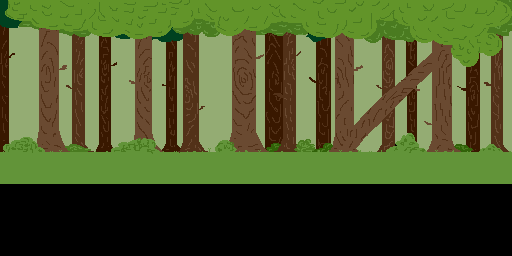

Rendered tile map (Tiled .tmx) drawn with the repository's tilesets; below, a short description and the full map source, tile grids included:
An orthogonal 64x32 tile map with 8x8 px tiles, 1 tile layer (Tile Layer 1).

<map version="1.10" tiledversion="1.11.2" orientation="orthogonal" renderorder="right-down" width="64" height="32" tilewidth="8" tileheight="8" infinite="0" nextlayerid="2" nextobjectid="1">
 <editorsettings>
  <export target="background1.c" format="gba" />
 </editorsettings>
 <tileset firstgid="1" source="map1.tsx" />
 <layer id="1" name="Tile Layer 1" width="64" height="32">
  <data encoding="csv">
1,2,3,4,5,6,7,8,9,10,11,12,13,14,15,16,17,18,19,20,21,22,23,24,25,26,27,28,29,30,31,32,33,34,35,36,37,38,39,40,41,42,43,44,45,46,47,48,49,50,51,52,53,54,55,56,57,58,59,60,61,62,63,64,
65,66,67,68,69,70,71,72,73,74,75,76,77,78,79,80,81,82,83,84,85,86,87,88,89,90,91,92,93,94,95,96,97,98,99,100,101,102,103,104,105,106,107,108,109,110,111,112,113,114,115,116,117,118,119,120,121,122,123,124,125,126,127,128,
129,130,131,132,133,134,135,136,137,138,139,140,141,142,143,144,145,146,147,148,149,150,151,152,153,154,155,156,157,158,159,160,161,162,163,164,165,166,167,168,169,170,171,172,173,174,175,176,177,178,179,180,181,182,183,184,185,186,187,188,189,190,191,192,
193,194,195,196,197,198,199,200,201,202,203,204,205,206,207,208,209,210,211,212,213,214,215,216,217,218,219,220,221,222,223,224,225,226,227,228,229,230,231,232,233,234,235,236,237,238,239,240,241,242,243,244,245,246,247,248,249,250,251,252,253,254,255,256,
257,258,259,260,261,262,263,264,265,266,267,268,269,270,271,272,273,274,275,276,277,278,279,280,281,282,283,284,285,286,287,288,289,290,291,292,293,294,295,296,297,298,299,300,301,302,303,304,305,306,307,308,309,310,311,312,313,314,315,316,317,318,319,320,
321,322,323,324,325,326,327,328,329,330,331,332,333,334,335,336,337,338,339,340,341,342,343,344,345,346,347,348,349,350,351,352,353,354,355,356,357,358,359,360,361,362,363,364,365,366,367,368,369,370,371,372,373,374,375,376,377,378,379,380,381,382,383,384,
385,386,387,388,389,390,391,392,393,394,395,396,397,398,399,400,401,402,403,404,405,406,407,408,409,410,411,412,413,414,415,416,417,418,419,420,421,422,423,424,425,426,427,428,429,430,431,432,433,434,435,436,437,438,439,440,441,442,443,444,445,446,447,448,
449,450,451,452,453,454,455,456,457,458,459,460,461,462,463,464,465,466,467,468,469,470,471,472,473,474,475,476,477,478,479,480,481,482,483,484,485,486,487,488,489,490,491,492,493,494,495,496,497,498,499,500,501,502,503,504,505,506,507,508,509,510,511,512,
513,514,515,516,517,518,519,520,521,522,523,524,525,526,527,528,529,530,531,532,533,534,535,536,537,538,539,540,541,542,543,544,545,546,547,548,549,550,551,552,553,554,555,556,557,558,559,560,561,562,563,564,565,566,567,568,569,570,571,572,573,574,575,576,
577,578,579,580,581,582,583,584,585,586,587,588,589,590,591,592,593,594,595,596,597,598,599,600,601,602,603,604,605,606,607,608,609,610,611,612,613,614,615,616,617,618,619,620,621,622,623,624,625,626,627,628,629,630,631,632,633,634,635,636,637,638,639,640,
641,642,643,644,645,646,647,648,649,650,651,652,653,654,655,656,657,658,659,660,661,662,663,664,665,666,667,668,669,670,671,672,673,674,675,676,677,678,679,680,681,682,683,684,685,686,687,688,689,690,691,692,693,694,695,696,697,698,699,700,701,702,703,704,
705,706,707,708,709,710,711,712,713,714,715,716,717,718,719,720,721,722,723,724,725,726,727,728,729,730,731,732,733,734,735,736,737,738,739,740,741,742,743,744,745,746,747,748,749,750,751,752,753,754,755,756,757,758,759,760,761,762,763,764,765,766,767,768,
769,770,771,772,773,774,775,776,777,778,779,780,781,782,783,784,785,786,787,788,789,790,791,792,793,794,795,796,797,798,799,800,801,802,803,804,805,806,807,808,809,810,811,812,813,814,815,816,817,818,819,820,821,822,823,824,825,826,827,828,829,830,831,832,
833,834,835,836,837,838,839,840,841,842,843,844,845,846,847,848,849,850,851,852,853,854,855,856,857,858,859,860,861,862,863,864,865,866,867,868,869,870,871,872,873,874,875,876,877,878,879,880,881,882,883,884,885,886,887,888,889,890,891,892,893,894,895,896,
897,898,899,900,901,902,903,904,905,906,907,908,909,910,911,912,913,914,915,916,917,918,919,920,921,922,923,924,925,926,927,928,929,930,931,932,933,934,935,936,937,938,939,940,941,942,943,944,945,946,947,948,949,950,951,952,953,954,955,956,957,958,959,960,
961,962,963,964,965,966,967,968,969,970,971,972,973,974,975,976,977,978,979,980,981,982,983,984,985,986,987,988,989,990,991,992,993,994,995,996,997,998,999,1000,1001,1002,1003,1004,1005,1006,1007,1008,1009,1010,1011,1012,1013,1014,1015,1016,1017,1018,1019,1020,1021,1022,1023,1024,
1025,1026,1027,1028,1029,1030,1031,1032,1033,1034,1035,1036,1037,1038,1039,1040,1041,1042,1043,1044,1045,1046,1047,1048,1049,1050,1051,1052,1053,1054,1055,1056,1057,1058,1059,1060,1061,1062,1063,1064,1065,1066,1067,1068,1069,1070,1071,1072,1073,1074,1075,1076,1077,1078,1079,1080,1081,1082,1083,1084,1085,1086,1087,1088,
1089,1090,1091,1092,1093,1094,1095,1096,1097,1098,1099,1100,1101,1102,1103,1104,1105,1106,1107,1108,1109,1110,1111,1112,1113,1114,1115,1116,1117,1118,1119,1120,1121,1122,1123,1124,1125,1126,1127,1128,1129,1130,1131,1132,1133,1134,1135,1136,1137,1138,1139,1140,1141,1142,1143,1144,1145,1146,1147,1148,1149,1150,1151,1152,
1153,1154,1155,1156,1157,1158,1159,1160,1161,1162,1163,1164,1165,1166,1167,1168,1169,1170,1171,1172,1173,1174,1175,1176,1177,1178,1179,1180,1181,1182,1183,1184,1185,1186,1187,1188,1189,1190,1191,1192,1193,1194,1195,1196,1197,1198,1199,1200,1201,1202,1203,1204,1205,1206,1207,1208,1209,1210,1211,1212,1213,1214,1215,1216,
1217,1218,1219,1220,1221,1222,1223,1224,1225,1226,1227,1228,1229,1230,1231,1232,1233,1234,1235,1236,1237,1238,1239,1240,1241,1242,1243,1244,1245,1246,1247,1248,1249,1250,1251,1252,1253,1254,1255,1256,1257,1258,1259,1260,1261,1262,1263,1264,1265,1266,1267,1268,1269,1270,1271,1272,1273,1274,1275,1276,1277,1278,1279,1280,
1281,1282,1283,1284,1285,1286,1287,1288,1289,1290,1291,1292,1293,1294,1295,1296,1297,1298,1299,1300,1301,1302,1303,1304,1305,1306,1307,1308,1309,1310,1311,1312,1313,1314,1315,1316,1317,1318,1319,1320,1321,1322,1323,1324,1325,1326,1327,1328,1329,1330,1331,1332,1333,1334,1335,1336,1337,1338,1339,1340,1341,1342,1343,1344,
1345,1346,1347,1348,1349,1350,1351,1352,1353,1354,1355,1356,1357,1358,1359,1360,1361,1362,1363,1364,1365,1366,1367,1368,1369,1370,1371,1372,1373,1374,1375,1376,1377,1378,1379,1380,1381,1382,1383,1384,1385,1386,1387,1388,1389,1390,1391,1392,1393,1394,1395,1396,1397,1398,1399,1400,1401,1402,1403,1404,1405,1406,1407,1408,
1409,1410,1411,1412,1413,1414,1415,1416,1417,1418,1419,1420,1421,1422,1423,1424,1425,1426,1427,1428,1429,1430,1431,1432,1433,1434,1435,1436,1437,1438,1439,1440,1441,1442,1443,1444,1445,1446,1447,1448,1449,1450,1451,1452,1453,1454,1455,1456,1457,1458,1459,1460,1461,1462,1463,1464,1465,1466,1467,1468,1469,1470,1471,1472,
0,0,0,0,0,0,0,0,0,0,0,0,0,0,0,0,0,0,0,0,0,0,0,0,0,0,0,0,0,0,0,0,0,0,0,0,0,0,0,0,0,0,0,0,0,0,0,0,0,0,0,0,0,0,0,0,0,0,0,0,0,0,0,0,
0,0,0,0,0,0,0,0,0,0,0,0,0,0,0,0,0,0,0,0,0,0,0,0,0,0,0,0,0,0,0,0,0,0,0,0,0,0,0,0,0,0,0,0,0,0,0,0,0,0,0,0,0,0,0,0,0,0,0,0,0,0,0,0,
0,0,0,0,0,0,0,0,0,0,0,0,0,0,0,0,0,0,0,0,0,0,0,0,0,0,0,0,0,0,0,0,0,0,0,0,0,0,0,0,0,0,0,0,0,0,0,0,0,0,0,0,0,0,0,0,0,0,0,0,0,0,0,0,
0,0,0,0,0,0,0,0,0,0,0,0,0,0,0,0,0,0,0,0,0,0,0,0,0,0,0,0,0,0,0,0,0,0,0,0,0,0,0,0,0,0,0,0,0,0,0,0,0,0,0,0,0,0,0,0,0,0,0,0,0,0,0,0,
0,0,0,0,0,0,0,0,0,0,0,0,0,0,0,0,0,0,0,0,0,0,0,0,0,0,0,0,0,0,0,0,0,0,0,0,0,0,0,0,0,0,0,0,0,0,0,0,0,0,0,0,0,0,0,0,0,0,0,0,0,0,0,0,
0,0,0,0,0,0,0,0,0,0,0,0,0,0,0,0,0,0,0,0,0,0,0,0,0,0,0,0,0,0,0,0,0,0,0,0,0,0,0,0,0,0,0,0,0,0,0,0,0,0,0,0,0,0,0,0,0,0,0,0,0,0,0,0,
0,0,0,0,0,0,0,0,0,0,0,0,0,0,0,0,0,0,0,0,0,0,0,0,0,0,0,0,0,0,0,0,0,0,0,0,0,0,0,0,0,0,0,0,0,0,0,0,0,0,0,0,0,0,0,0,0,0,0,0,0,0,0,0,
0,0,0,0,0,0,0,0,0,0,0,0,0,0,0,0,0,0,0,0,0,0,0,0,0,0,0,0,0,0,0,0,0,0,0,0,0,0,0,0,0,0,0,0,0,0,0,0,0,0,0,0,0,0,0,0,0,0,0,0,0,0,0,0,
0,0,0,0,0,0,0,0,0,0,0,0,0,0,0,0,0,0,0,0,0,0,0,0,0,0,0,0,0,0,0,0,0,0,0,0,0,0,0,0,0,0,0,0,0,0,0,0,0,0,0,0,0,0,0,0,0,0,0,0,0,0,0,0
</data>
 </layer>
</map>